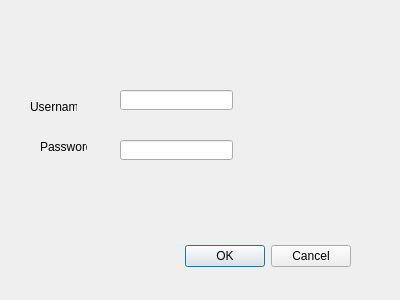
<?xml version="1.0" encoding="UTF-8"?>
<ui version="4.0">
 <class>Dialog</class>
 <widget class="QDialog" name="Dialog">
  <property name="geometry">
   <rect>
    <x>0</x>
    <y>0</y>
    <width>400</width>
    <height>300</height>
   </rect>
  </property>
  <property name="windowTitle">
   <string>Dialog</string>
  </property>
  <widget class="QDialogButtonBox" name="buttonBox">
   <property name="geometry">
    <rect>
     <x>10</x>
     <y>240</y>
     <width>341</width>
     <height>32</height>
    </rect>
   </property>
   <property name="orientation">
    <enum>Qt::Horizontal</enum>
   </property>
   <property name="standardButtons">
    <set>QDialogButtonBox::Cancel|QDialogButtonBox::Ok</set>
   </property>
  </widget>
  <widget class="QLineEdit" name="lineEdit">
   <property name="geometry">
    <rect>
     <x>120</x>
     <y>90</y>
     <width>113</width>
     <height>20</height>
    </rect>
   </property>
  </widget>
  <widget class="QLineEdit" name="lineEdit_2">
   <property name="geometry">
    <rect>
     <x>120</x>
     <y>140</y>
     <width>113</width>
     <height>20</height>
    </rect>
   </property>
  </widget>
  <widget class="QLabel" name="label">
   <property name="geometry">
    <rect>
     <x>30</x>
     <y>100</y>
     <width>47</width>
     <height>13</height>
    </rect>
   </property>
   <property name="text">
    <string>Username</string>
   </property>
  </widget>
  <widget class="QLabel" name="label_2">
   <property name="geometry">
    <rect>
     <x>40</x>
     <y>140</y>
     <width>47</width>
     <height>13</height>
    </rect>
   </property>
   <property name="text">
    <string>Password</string>
   </property>
  </widget>
 </widget>
 <resources/>
 <connections>
  <connection>
   <sender>buttonBox</sender>
   <signal>accepted()</signal>
   <receiver>Dialog</receiver>
   <slot>accept()</slot>
   <hints>
    <hint type="sourcelabel">
     <x>248</x>
     <y>254</y>
    </hint>
    <hint type="destinationlabel">
     <x>157</x>
     <y>274</y>
    </hint>
   </hints>
  </connection>
  <connection>
   <sender>buttonBox</sender>
   <signal>rejected()</signal>
   <receiver>Dialog</receiver>
   <slot>reject()</slot>
   <hints>
    <hint type="sourcelabel">
     <x>316</x>
     <y>260</y>
    </hint>
    <hint type="destinationlabel">
     <x>286</x>
     <y>274</y>
    </hint>
   </hints>
  </connection>
 </connections>
</ui>
